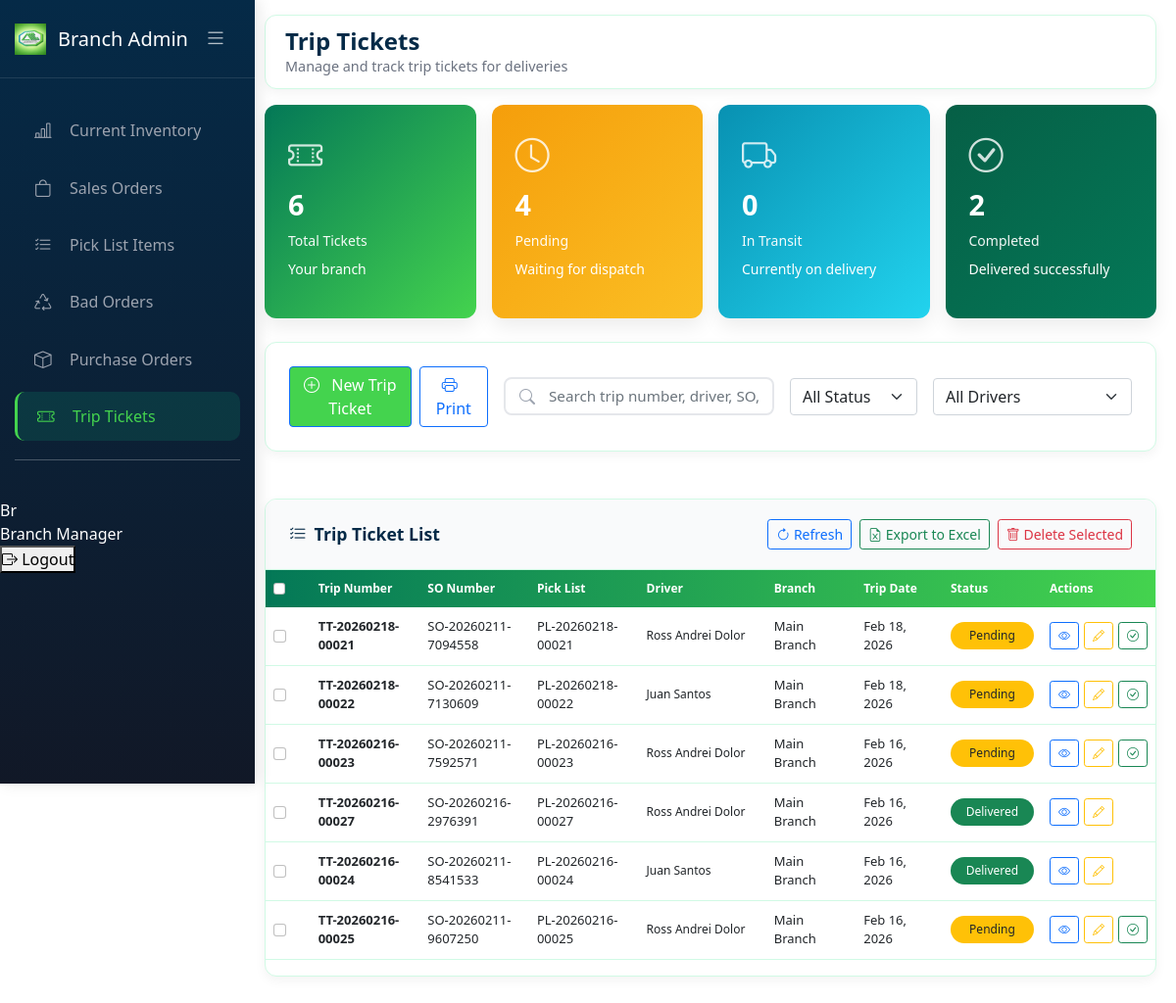
The page /BranchAdmin/trip_tickets.php (signed in) on the database its author committed.
### tables this page shows
CREATE TABLE `trip_tickets` (
  `trip_id` int(11) NOT NULL,
  `trip_number` varchar(50) NOT NULL,
  `so_id` int(11) NOT NULL,
  `picklist_id` int(11) DEFAULT NULL,
  `driver_id` int(11) NOT NULL,
  `branch_id` int(11) NOT NULL,
  `trip_date` date NOT NULL,
  `trip_status` enum('planned','in-progress','completed','delayed','cancelled') DEFAULT 'planned',
  `start_time` datetime DEFAULT NULL,
  `end_time` datetime DEFAULT NULL,
  `total_stops` int(11) DEFAULT NULL,
  `total_delivered` int(11) DEFAULT 0,
  `total_failed` int(11) DEFAULT 0,
  `remarks` text DEFAULT NULL,
  `created_by` int(11) NOT NULL,
  `created_at` timestamp NOT NULL DEFAULT current_timestamp(),
  `updated_at` timestamp NOT NULL DEFAULT current_timestamp() ON UPDATE current_timestamp(),
  `photo_1` varchar(250) DEFAULT NULL
);

CREATE TABLE `sales_orders` (
  `so_id` int(11) NOT NULL,
  `so_number` varchar(50) NOT NULL,
  `customer_id` int(11) NOT NULL,
  `branch_id` int(11) DEFAULT NULL,
  `order_date` datetime NOT NULL,
  `delivery_date` date DEFAULT NULL,
  `total_amount` decimal(12,2) NOT NULL,
  `order_status` enum('pending','confirmed','processing','ready','delivered','cancelled') DEFAULT 'pending',
  `created_by` int(11) NOT NULL,
  `created_at` timestamp NOT NULL DEFAULT current_timestamp(),
  `updated_at` timestamp NOT NULL DEFAULT current_timestamp() ON UPDATE current_timestamp()
);

CREATE TABLE `branches` (
  `branch_id` int(11) NOT NULL,
  `branch_name` varchar(100) NOT NULL,
  `branch_code` varchar(20) NOT NULL,
  `address` varchar(255) DEFAULT NULL,
  `city` varchar(50) DEFAULT NULL,
  `contact_number` varchar(20) DEFAULT NULL,
  `manager_id` int(11) DEFAULT NULL,
  `status` enum('active','inactive') DEFAULT 'active',
  `created_at` timestamp NOT NULL DEFAULT current_timestamp(),
  `updated_at` timestamp NOT NULL DEFAULT current_timestamp() ON UPDATE current_timestamp()
);

### BranchAdmin/trip_tickets.php (the view, shortened to what the rows shown need)
<?php
require_once '../config/database.php';
$branch_id = $_SESSION['branch_id'] ?? 0;
$view_all_branches = $_SESSION['view_all_branches'] ?? false;
$tt_branch_column_exists = false;
$check_tt_column = $conn->query("SHOW COLUMNS FROM trip_tickets LIKE 'branch_id'");
if ($check_tt_column && $check_tt_column->num_rows > 0) {
    $tt_branch_column_exists = true;
}
if ($tt_branch_column_exists && !$view_all_branches) {
    $branch_condition = "AND tt.branch_id = $branch_id";
}
$trip_result = $conn->query($trip_query);
$trip_tickets = $trip_result->fetch_all(MYSQLI_ASSOC);
function getTripStatusClass($status) {
    return match($status) {
        'planned' => 'bg-warning text-dark',
        'pending' => 'bg-warning text-dark',
        'in-progress' => 'bg-primary text-white',
        'completed' => 'bg-success text-white',
        'cancelled' => 'bg-danger text-white',
        'delayed' => 'bg-info text-white',
        default => 'bg-secondary text-white'
    };
}
function getTripStatusText($status) {
    return match($status) {
        'planned' => 'Pending',
        'pending' => 'Pending',
        'in-progress' => 'In Transit',
        'completed' => 'Delivered',
        'cancelled' => 'Cancelled',
        'delayed' => 'Delayed',
        default => ucfirst(str_replace('-', ' ', $status))
    };
}
function formatDateOnly($dateStr) {
    $date = new DateTime($dateStr);
    return $date->format('M d, Y');
}
?>
<!DOCTYPE html>
<html lang="en">
<head>
    <link rel="stylesheet" href="../css/current_inventory.css">
    <link href="https://cdn.jsdelivr.net/npm/bootstrap@5.1.3/dist/css/bootstrap.min.css" rel="stylesheet">
    <link rel="stylesheet" href="https://cdn.jsdelivr.net/npm/bootstrap-icons@1.8.1/font/bootstrap-icons.css">
    <link rel="stylesheet" href="https://cdnjs.cloudflare.com/ajax/libs/font-awesome/6.4.0/css/all.min.css">
    <link href="https://cdn.jsdelivr.net/npm/sweetalert2@11/dist/sweetalert2.min.css" rel="stylesheet">
</head>
<body>
    <div id="appPage">
        <div class="main-content" id="mainContent">
            <div id="tripTicketsContent" class="page-content active">
                <div class="navbar-top">
                    <div class="page-title">
                        <h2>Trip Tickets</h2>
                    </div>
                </div>
                <div class="data-table">
                    <div class="table-container">
                        <table class="table custom-table compact-table" id="tripTicketsTable">
                            <thead>
                                <tr>
                                    <th width="50">
                                        <input type="checkbox" class="form-check-input" id="selectAll" onclick="toggleSelectAll()">
                                    </th>
                                    <th width="120">Trip Number</th>
                                    <th width="120">SO Number</th>
                                    <th width="120">Pick List</th>
                                    <th width="150">Driver</th>
                                    <th width="100">Branch</th>
                                    <th width="100">Trip Date</th>
                                    <th width="100">Status</th>
                                    <th width="100">Actions</th>
                                </tr>
                            </thead>
                            <tbody id="tripTicketsTableBody">
                                <?php if (empty($trip_tickets)): ?>
                                <tr>
                                    <td colspan="<?= ($tt_branch_column_exists && $view_all_branches) ? '10' : '9' ?>" class="text-center py-4">
                                        <i class="bi bi-inbox fs-1 d-block text-muted mb-2"></i>
                                        <p class="text-muted mb-0">
                                            No trip tickets found
                                            <?php if ($tt_branch_column_exists && !$view_all_branches): ?>
                                                for your branch
                                            <?php endif; ?>
                                        </p>
                                    </td>
                                </tr>
                                <?php else: ?>
                                    <?php foreach ($trip_tickets as $ticket):
                                        $driver_display = $ticket['picklist_driver_name'] ?: $ticket['driver_name'] ?: 'Unassigned';
                                    ?>
                                    <tr class="trip-row"
                                        data-id="<?= $ticket['trip_id'] ?>"
                                        data-trip-number="<?= htmlspecialchars($ticket['trip_number']) ?>"
                                        data-driver="<?= htmlspecialchars($driver_display) ?>"
                                        data-status="<?= $ticket['trip_status'] ?>"
                                        data-branch="<?= $ticket['branch_id'] ?? '' ?>">
                                        <td>
                                            <input type="checkbox" class="form-check-input ticket-checkbox" value="<?= $ticket['trip_id'] ?>">
                                        </td>
                                        <td><strong><?= htmlspecialchars($ticket['trip_number']) ?></strong></td>
                                        <td>
                                            <?php if ($ticket['so_number']): ?>
                                                <a href="javascript:void(0)" onclick="viewSalesOrder(<?= $ticket['so_id'] ?>)">
                                                    <?= htmlspecialchars($ticket['so_number']) ?>
                                                </a>
                                            <?php else: ?>
                                                <span class="text-muted">N/A</span>
                                            <?php endif; ?>
                                        </td>
                                        <td>
                                            <?php if ($ticket['pick_list_number']): ?>
                                                <a href="javascript:void(0)" onclick="viewPickList(<?= $ticket['picklist_id'] ?>)">
                                                    <?= htmlspecialchars($ticket['pick_list_number']) ?>
                                                </a>
                                            <?php else: ?>
                                                <span class="text-muted">N/A</span>
                                            <?php endif; ?>
                                        </td>
                                        <td>
                                            <div class="driver-info">
                                                <?= htmlspecialchars($driver_display) ?>
                                            </div>
                                        </td>
                                        <td><?= htmlspecialchars($ticket['branch_name']) ?></td>
                                        <td><?= formatDateOnly($ticket['trip_date']) ?></td>
                                        <td>
                                            <span class="status-badge <?= getTripStatusClass($ticket['trip_status']) ?>">
                                                <?= getTripStatusText($ticket['trip_status']) ?>
                                            </span>
                                        </td>
                                        <td>
                                            <div class="table-actions">
                                                <button class="btn btn-sm btn-outline-primary btn-icon-sm" onclick="viewTripTicket('<?= htmlspecialchars($ticket['trip_number']) ?>')" title="View">
                                                    <i class="bi bi-eye"></i>
                                                </button>
                                                <button class="btn btn-sm btn-outline-warning btn-icon-sm" onclick="editTripTicket('<?= htmlspecialchars($ticket['trip_number']) ?>')" title="Edit">
                                                    <i class="bi bi-pencil"></i>
                                                </button>
                                                <?php if ($ticket['trip_status'] != 'completed'): ?>
                                                <button class="btn btn-sm btn-outline-success btn-icon-sm" onclick="finalizeTripTicket(<?= $ticket['trip_id'] ?>)" title="Finalize">
                                                    <i class="bi bi-check-circle"></i>
                                                </button>
                                                <?php endif; ?>
                                            </div>
                                        </td>
                                    </tr>
                                    <?php endforeach; ?>
                                <?php endif; ?>
                            </tbody>
                        </table>
                    </div>
                </div>
            </div>
        </div>
    </div>
</body>
</html>

### rows shown on the page
trip_tickets: trip_number "TT-20260218-00021", so.so_number "SO-20260211-7094558", pick_list_number "PL-20260218-00021", driver_display "Ross Andrei Dolor", branch.branch_name "Main Branch", trip_date "Feb 18, 2026", trip_status "Pending"
trip_tickets: trip_number "TT-20260218-00022", so.so_number "SO-20260211-7130609", pick_list_number "PL-20260218-00022", driver_display "Juan Santos", branch.branch_name "Main Branch", trip_date "Feb 18, 2026", trip_status "Pending"
trip_tickets: trip_number "TT-20260216-00023", so.so_number "SO-20260211-7592571", pick_list_number "PL-20260216-00023", driver_display "Ross Andrei Dolor", branch.branch_name "Main Branch", trip_date "Feb 16, 2026", trip_status "Pending"
trip_tickets: trip_number "TT-20260216-00027", so.so_number "SO-20260216-2976391", pick_list_number "PL-20260216-00027", driver_display "Ross Andrei Dolor", branch.branch_name "Main Branch", trip_date "Feb 16, 2026", trip_status "Delivered"
trip_tickets: trip_number "TT-20260216-00024", so.so_number "SO-20260211-8541533", pick_list_number "PL-20260216-00024", driver_display "Juan Santos", branch.branch_name "Main Branch", trip_date "Feb 16, 2026", trip_status "Delivered"
trip_tickets: trip_number "TT-20260216-00025", so.so_number "SO-20260211-9607250", pick_list_number "PL-20260216-00025", driver_display "Ross Andrei Dolor", branch.branch_name "Main Branch", trip_date "Feb 16, 2026", trip_status "Pending"

### other values the page prints
substr($user_name, 0, 2) "Br"
$user_name "Branch Manager"
$statTotalTickets "6"
$statPendingTickets "4"
$statActiveTrips "0"
$statCompletedTrips "2"
